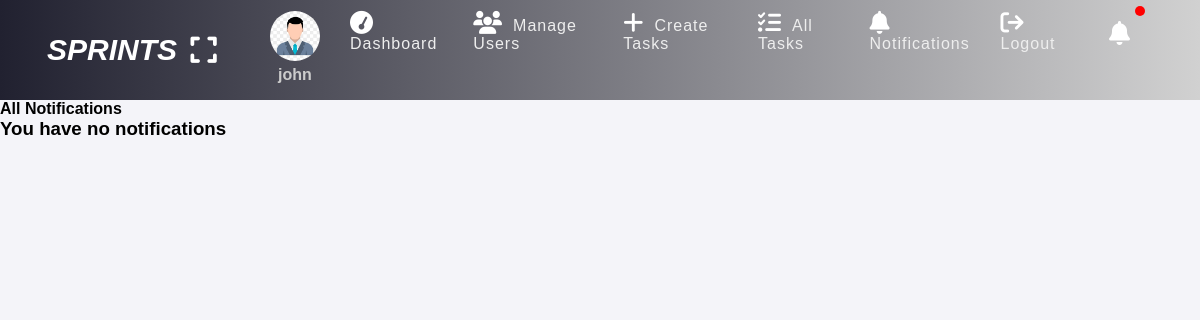
Before: /notifications.php (signed in) with the older database file.
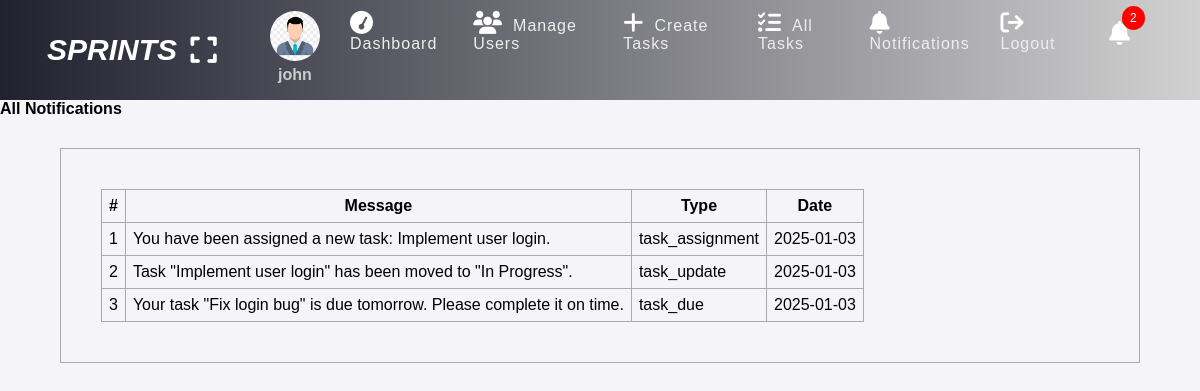
After: the same page with the newer database file.
### tables this page shows
CREATE TABLE `notifications` (
  `id` int(11) NOT NULL,
  `message` text NOT NULL,
  `recipient` int(11) NOT NULL,
  `type` varchar(50) NOT NULL,
  `date` date NOT NULL,
  `is_read` tinyint(1) DEFAULT 0
);

### notifications.php (the view, shortened to what this page needs)
<?php
include "SQL_Connection.php";
if (isset($_SESSION['id'])) {
    $userId = $_SESSION['id'];
    $sql = "SELECT * FROM notifications WHERE recipient = :user_id ORDER BY date DESC";
    $stmt = $conn->prepare($sql);
    $stmt->bindParam(':user_id', $userId, PDO::PARAM_INT);
    $stmt->execute();
    $notifications = $stmt->fetchAll(PDO::FETCH_ASSOC);
    ?>
    <html>
    <head>
    <link rel="stylesheet" href="https://cdnjs.cloudflare.com/ajax/libs/font-awesome/6.7.2/css/all.min.css">
        <link rel="stylesheet" href="styles.css">
    </head>
    <body>
        <?php include "header.php"; ?>
        <div class="body">
            <h4 class="title">All Notifications</h4>
            <?php if (count($notifications) > 0) { ?>
            <table class="main-table">
                <tr>
                    <th>#</th>
                    <th>Message</th>
                    <th>Type</th>
                    <th>Date</th>
                </tr>
                <?php $i = 0; foreach ($notifications as $notification) { ?>
                <tr>
                    <td><?= ++$i ?></td>
                    <td><?= $notification['message'] ?></td>
                    <td><?= $notification['type'] ?></td>
                    <td><?= $notification['date'] ?></td>
                </tr>
                <?php } ?>
            </table>
            <?php } else { ?>
            <h3>You have no notifications</h3>
            <?php } ?>
        </div>
    </body>
    </html>
<?php } else {
    header("Location: login.php?error=Please login first.");
    exit();
} ?>

### header.php (shortened to what this page needs)
<?php
include "SQL_Connection.php";
$userId = $_SESSION['id'];
$sql = "SELECT COUNT(*) AS count FROM notifications WHERE recipient = :user_id AND is_read = 0";
$stmt = $conn->prepare($sql);
$stmt->bindParam(':user_id', $userId, PDO::PARAM_INT);
$stmt->execute();
$row = $stmt->fetch(PDO::FETCH_ASSOC);
$notificationCount = $row['count'];
$notificationsQuery = "SELECT * FROM notifications WHERE recipient = :user_id ORDER BY date DESC";
$notificationStmt = $conn->prepare($notificationsQuery);
$notificationStmt->bindParam(':user_id', $userId, PDO::PARAM_INT);
$notificationStmt->execute();
$notifications = $notificationStmt->fetchAll(PDO::FETCH_ASSOC);
?>
<header class="header">
    <h2 class="u-name"><i>SPRINTS</i></h2>
    <label for="checkbox">
        <i id="navbtn" class="fa fa-expand" aria-hidden="true"></i>
    </label>
    <?php if ($_SESSION['role'] == "admin") { ?>
        <nav class="navigation-icons-bar">
            <ul id="navigationlistID">
                <li><div class="user-p"> <img src="./user.jpg"> <h4><?php echo $_SESSION['username']; ?></h4> </div> </li>
                <li><a href="index.php"><i class="fa fa-tachometer" aria-hidden="true"></i><span>Dashboard</span></a></li>
                <li><a href="user.php"><i class="fa fa-users" aria-hidden="true"></i><span>Manage Users</span></a></li>
                <li><a href="create-task.php"><i class="fa fa-plus" aria-hidden="true"></i><span>Create Tasks</span></a></li>
                <li><a href="task-list.php"><i class="fa fa-tasks" aria-hidden="true"></i><span>All Tasks</span></a></li>
                <li><a href="notifications.php"><i class="fa fa-bell" aria-hidden="true"></i><span>Notifications</span></a></li>
                <li><a href="logout.php"><i class="fa fa-sign-out" aria-hidden="true"></i><span>Logout</span></a></li>
                <li>    <span class="notification" id="notificationBtn">
                        <i class="fa fa-bell" aria-hidden="true"></i>
                        <span id="notificationNum"><?= $notificationCount > 0 ? "&nbsp;$notificationCount&nbsp;" : "" ?></span>
                    </span>
                </li>
            </ul>
        </nav>
    <?php } ?>
</header>

### styles.css (style rules this page uses)
* { padding: 0; margin: 0; box-sizing: border-box; font-family: arial, sans-serif; }
.header { display: flex; justify-content: space-between; align-items: center; padding: 30px 30px; background: linear-gradient(90deg, #212130 0%, #D1D1D1 100%); color: #fff; position: -webkit-sticky; position: sticky; top: 0; z-index: 1000; width: 100%; height: 100px; transition: padding 0.5s ease; }
.navigation-icons-bar { display: flex; justify-content: space-between; width: calc(100% - 200px); padding: 0 15px; transition: width 0.5s ease, padding 0.5s ease; }
.navigation-icons-bar ul { display: flex; list-style: none; padding: 0; margin: 0; }
.navigation-icons-bar ul li { font-size: 16px; padding: 15px; opacity: 1; transition: opacity 0.5s ease; }
.navigation-icons-bar ul li:last-child { margin-left: auto; }
.navigation-icons-bar ul li a { text-decoration: none; color: #eee; cursor: pointer; letter-spacing: 1px; }
.navigation-icons-bar ul li a i { display: inline-block; padding-right: 10px; font-size: 23px; }
.u-name { font-size: 20px; padding-left: 17px; }
.header i { font-size: 30px; cursor: pointer; color: #fff; }
.user-p { text-align: center; padding-left: 10px; padding-top: 0px; transition: opacity 0.5s ease; }
.user-p img { width: 50px; border-radius: 50%; }
.user-p h4 { color: #ccc; padding: 5px 0; }
.main-table, .main-table tr, .main-table th, .main-table td { border: 1px solid #aaa; border-collapse: collapse; padding: 7px; }
.main-table { width: 90%; margin-top: 30px; }
.main-table { display: block; padding: 40px; margin-left: auto; margin-right: auto; }
html body { height: 100% !important; margin: 0; padding: 0; font-family: Arial, sans-serif; }
body { background-color: #f4f4f9; }
body { animation: fadeIn 1s ease-out; }
.notification { position: relative; cursor: pointer; font-size: 20px; color: #333; display: inline-block; padding: 10px; }
.notification i { font-size: 24px; }
#notificationNum { position: absolute; top: -5px; right: -5px; background-color: #ff0000; color: #fff; font-size: 12px; border-radius: 50%; padding: 5px; }

Changed rows visible on the page:
added notifications: message "You have been assigned a new task: Implement user login.", type "task_assignment", date "2025-01-03"
added notifications: message "Task \"Implement user login\" has been moved to \"In Progress\".", type "task_update", date "2025-01-03"
added notifications: message "Your task \"Fix login bug\" is due tomorrow. Please complete it on time.", type "task_due", date "2025-01-03"
Other visible differences:
$notificationCount: (not shown) → "2"
text no longer shown: "You have no notifications"
text now shown: "# Message Type Date"
